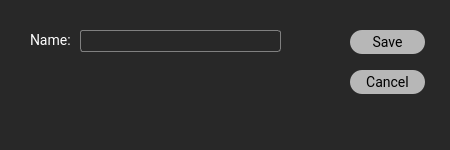
<?xml version="1.0" encoding="UTF-8"?>
<ui version="4.0">
 <class>DialogNewWorkspace</class>
 <widget class="QDialog" name="DialogNewWorkspace">
  <property name="geometry">
   <rect>
    <x>0</x>
    <y>0</y>
    <width>450</width>
    <height>150</height>
   </rect>
  </property>
  <property name="sizePolicy">
   <sizepolicy hsizetype="Fixed" vsizetype="Fixed">
    <horstretch>0</horstretch>
    <verstretch>0</verstretch>
   </sizepolicy>
  </property>
  <property name="minimumSize">
   <size>
    <width>450</width>
    <height>150</height>
   </size>
  </property>
  <property name="maximumSize">
   <size>
    <width>450</width>
    <height>150</height>
   </size>
  </property>
  <property name="windowTitle">
   <string>New Layout</string>
  </property>
  <property name="styleSheet">
   <string notr="true">QWidget
{
border-color:#282828;
selection-background-color: #282828;
selection-color: #ffffff;
font-family:Roboto;
font-size:14px;
background-color:#282828;
color:#ffffff;
}

QComboBox:disabled {
    border: 1px solid #404040;

}

QComboBox::drop-down:disabled
{
    border-left-color: #404040;

}
QComboBox {
    border: 1px solid gray;
    border-radius: 3px;
    padding: 1px 18px 1px 3px;
    min-width: 6em;
}

QComboBox:editable {
    background: #333;
}

QComboBox:!editable, QComboBox::drop-down:editable {
     background: ;
}

/* QComboBox gets the &quot;on&quot; state when the popup is open */
QComboBox:!editable:on, QComboBox::drop-down:editable:on {
    background: qlineargradient(x1: 0, y1: 0, x2: 0, y2: 1,
                                stop: 0 #D3D3D3, stop: 0.4 #D8D8D8,
                                stop: 0.5 #DDDDDD, stop: 1.0 #E1E1E1);
}

QComboBox:on { /* shift the text when the popup opens */
    padding-top: 3px;
    padding-left: 4px;
}

QComboBox::drop-down {
    subcontrol-origin: padding;
    subcontrol-position: top right;
    width: 15px;

    border-left-width: 1px;
    border-left-color: darkgray;
    border-left-style: solid; /* just a single line */
    border-top-right-radius: 3px; /* same radius as the QComboBox */
    border-bottom-right-radius: 3px;
}

QComboBox::down-arrow:on { /* shift the arrow when popup is open */
    top: 1px;
    left: 1px;
}

QSlider::groove:horizontal { 
	background-color: #404040;
	height: 4px; 
	border-radius: 4px;
}
QSlider::handle:horizontal { 
	background-color: #009379/*main*/; 
	border: 2px solid #009379/*main*/; 
	width: 11px; 
	height: 20px; 
	line-height: 20px; 
	margin-top: -5px; 
	margin-bottom: -5px; 
	border-radius: 7px; 
}

QSlider::handle:horizontal:hover { 
	background-color: #00c09e; 
	border: 2px solid #00c09e; 
}


QSlider::sub-page:horizontal {
background-color:#009379/*main*/; 
}
QWidget:disabled
{
color:#404040;

}
QSlider::handle:disabled { 
	background-color: #404040; 
	border: 2px solid #404040; 
}
QSlider::sub-page:horizontal:disabled {
background-color:#404040; 
}

QLineEdit {
    border: 1px solid gray;
    border-radius: 3px;
    padding: 1px 18px 1px 3px;
    min-width: 6em;
}
QPushButton
{
font-family:roboto;
background-color: #b7b7b7;
border-radius: 12px;
padding:6px;
font-size:14px;
color:#000;
}</string>
  </property>
  <widget class="QPushButton" name="buttonSave">
   <property name="geometry">
    <rect>
     <x>350</x>
     <y>30</y>
     <width>75</width>
     <height>24</height>
    </rect>
   </property>
   <property name="text">
    <string>Save</string>
   </property>
  </widget>
  <widget class="QPushButton" name="buttonCancel">
   <property name="geometry">
    <rect>
     <x>350</x>
     <y>70</y>
     <width>75</width>
     <height>24</height>
    </rect>
   </property>
   <property name="text">
    <string>Cancel</string>
   </property>
  </widget>
  <widget class="QLineEdit" name="lineEditNewWorkspace">
   <property name="geometry">
    <rect>
     <x>80</x>
     <y>30</y>
     <width>201</width>
     <height>22</height>
    </rect>
   </property>
  </widget>
  <widget class="QLabel" name="label">
   <property name="geometry">
    <rect>
     <x>30</x>
     <y>20</y>
     <width>41</width>
     <height>41</height>
    </rect>
   </property>
   <property name="text">
    <string>Name:</string>
   </property>
  </widget>
 </widget>
 <resources/>
 <connections/>
</ui>
